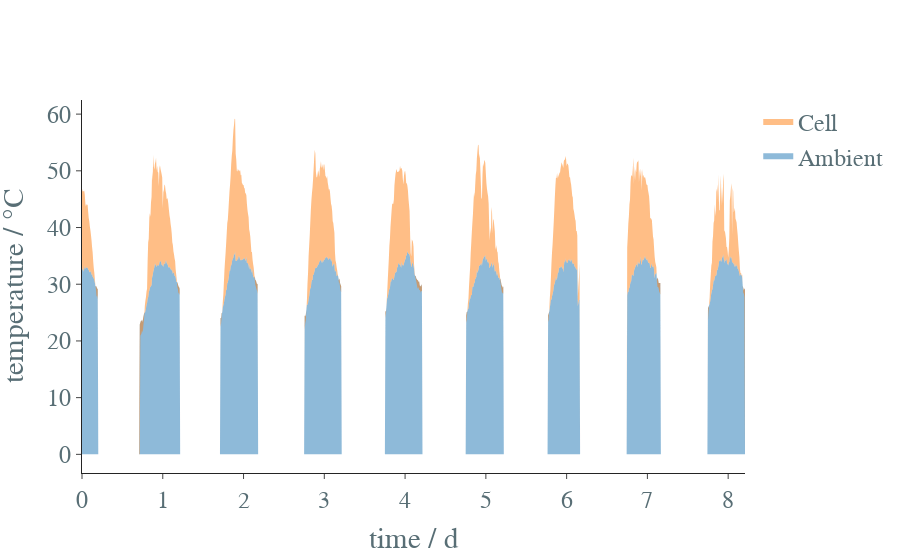

This figure's notebook cell:
### Code cell
fig = go.Figure()
fig.add_trace (
    go.Scatter (
        x = df.index.values, 
        y = df ['Ambient Temperature (°C)'], 
        fill = 'tozeroy', 
        mode = 'none',
        name = 'Ambient'
    )
)
fig.add_trace (
    go.Scatter (
        x = df.index.values, 
        y = df ['Tandem Cell Temperature (°C)'], 
        fill = 'tonexty', 
        mode = 'none', 
        name = 'Cell'
    )
) # fill to trace0 y
fig.update_layout (
    xaxis_title = r'time / d',
    template = template,
    yaxis_title = r'temperature / °C',
#     legend_title = "Air Mass",
    ** layout
)
fig.show ()
fig.write_html ('temperature.html')

### Figure 1 — Plotly figure (JSON) as saved in the notebook; plotly's stock layout.template omitted (floating-point values rounded to 4 significant figures; data arrays with more than 128 entries replaced by an {"elided": "..."} marker saying what was removed)
{"data": [{"fill": "tozeroy", "mode": "none", "name": "Ambient", "type": "scatter", "x": {"elided": "1184 float values"}, "y": {"elided": "1184 float values"}}, {"fill": "tonexty", "mode": "none", "name": "Cell", "type": "scatter", "x": {"elided": "1184 float values"}, "y": {"elided": "1184 float values"}}], "layout": {"font": {"color": "#586e75", "family": "League Gothic", "size": 24}, "paper_bgcolor": "rgba(0,0,0,0)", "plot_bgcolor": "rgba(0,0,0,0)", "xaxis": {"title": {"text": "time / d"}}, "yaxis": {"title": {"text": "temperature / °C"}}}}
